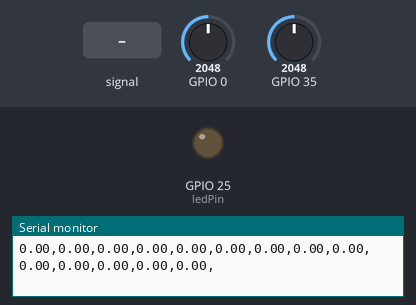
A sketch run on a simulated ESP32. Parts: output pins drawn as LEDs (lit = HIGH), the last lines printed to the serial monitor. Inputs (shaded band) come from the test bench; at power-on: GPIO 0 = 2048, GPIO 35 = 2048. Nothing arrives over Bluetooth unless stated.

Above: at 3.2 s.
3.3 s: GPIO 35 fed a 200 Hz sine of ±327 counts around its level
At 3.41 s:
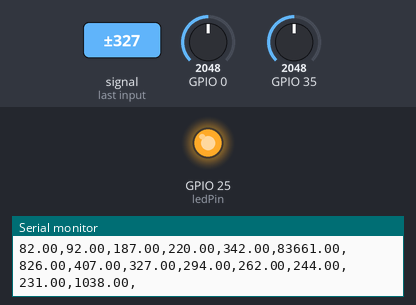
Timing chart, 0 to 6.3 s (numbered marks = the images above; inputs shaded):
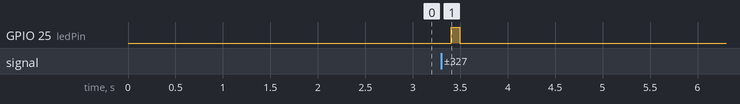

The sketch:

Arduino_FFT_ESP.ino
```cpp
#include <FastLED.h>
#define LEDtilewidth 4 // How much width each input controls
#define LEDtileheight 60 // how high each strip is
#define LEDtilehorz 7 // number of matrices arranged horizontally
#define LEDtilevert 1  // how many tiles stacked vertically
#define LEDstrips (LEDtilewidth*LEDtilehorz)
#define LEDper (LEDtileheight*LEDtilevert)
#define LEDtotal (LEDstrips*LEDper)
#include "EQ.h"
#include <BluetoothSerial.h>

BluetoothSerial Bluetooth;

CRGB leds[LEDtotal];
byte hue;

int loopval = 18;

void setup() {
  Serial.begin(250000);
  FastLED.setCorrection(TypicalSMD5050);
  FastLED.setBrightness(10);
  //FastLED.addLeds<7, WS2813, 19, GRB>(leds, LEDtilewidth * LEDtileheight);
  //FastLED.setMaxRefreshRate(180);
  FastLED.setMaxPowerInVoltsAndMilliamps(5, 2000);
  FastLED.clear();

  pinMode(ledPin, OUTPUT);
  EQsampletimer = round(1000000 * (1.0 / EQsamplefreq));
  Bluetooth.begin("Starshroud");
  delay(2000);
  Serial.println("0,1,2,3,4,5,6,7,8,9,10,11,12,13");
}

void loop() {
  /*
  Serial.print("analog 2: ");
  Serial.print(analogRead(2));
  Serial.print(", analog 4: ");
  Serial.print(analogRead(4));
  Serial.print(", analog 0: ");
  Serial.print(analogRead(0));
  Serial.print(", analog 35: ");
  Serial.print(analogRead(35));
  Serial.print(", analog 34: ");
  Serial.println(analogRead(34));
  */

  extern int loopval;
  //EVERY_N_SECONDS_I(shufloop, STATEshuffleinterval){
  EVERY_N_MILLIS_I(looper, loopval){
    EQget();
    EQstats();
    EQnoisegate();
    EQbeatDetection();
    EQbeatBuckets();
    EQbeatBlink();
    //EQprintone();
    EQprintall();
  }
  EVERY_N_SECONDS(2){
    //loopval++;
    looper.setPeriod(loopval);
  }

  //EVERY_N_MILLIS(8){
    quadplexor();
    //visualizer();
    //lightup();
  //}

  EVERY_N_MILLIS(500){
    random16_add_entropy(analogRead(0));
    //Serial.print("FPS: ");
    //Serial.println(LEDS.getFPS());
    //Serial.print(" Power: ");
    //Serial.println(calculate_unscaled_power_mW(leds, LEDtotal)/5/LEDbright);
  }
}

void quadplexor(){
  for(int i = 0; i < LEDtotal; i++){
    leds[i] = CRGB(0,0,0);
  }
  for(int band = 0; band < EQbins; band++){
    byte z = map(EQscaled[band], 0, LEDper, 0, LEDper/2);
    for(int leng = 0; leng < z; leng++){                // Display as 00 11 22 33 44 55 66 66 55 44 33 22 11 00  CHSV(hue+leng*5-s*7, 255, 255); EQscaled[band]
      leds[XY(LEDstrips/2 -1  -band,   LEDper/2    -2   -leng)] = CHSV(hue + band*5 + leng*5, 255, 255);  // Top left
      leds[XY(LEDstrips/2     +band,   LEDper/2    -2   -leng)] = CHSV(hue + band*5 + leng*5, 255, 255);    // Top right
      leds[XY(LEDstrips/2 -1  -band,   LEDper/2    -1   +leng)] = CHSV(hue + band*5 + leng*5, 255, 255);  // Bottom left
      leds[XY(LEDstrips/2     +band,   LEDper/2    -1   +leng)] = CHSV(hue + band*5 + leng*5, 255, 255);    // Bottom right
    }
    if(z > 0){ //peaks
      leds[XY(LEDstrips/2 -1  -band,   LEDper/2    -1   -z )] = CHSV(255, 0, 255);  // Top left
      leds[XY(LEDstrips/2     +band,   LEDper/2    -1   -z )] = CHSV(255, 0, 255);    // Top right
      leds[XY(LEDstrips/2 -1  -band,   LEDper/2    -2   +z )] = CHSV(255, 0, 255);  // Bottom left
      leds[XY(LEDstrips/2     +band,   LEDper/2    -2   +z )] = CHSV(255, 0, 255);    // Bottom right
    }
  }
  hue++;
  FastLED.show();
}

void visualizer(){
  //FastLED.clear();
  for(int i = 0; i < LEDtotal; i++){
    leds[i] = CRGB(0,0,0);
  }
  for(int band = 0; band < EQbins; band++){
    for(int leng = 0; leng < EQscaled[band]; leng++){                // Display as 00 11 22 33 44 55 66 66 55 44 33 22 11 00  CHSV(hue+leng*5-s*7, 255, 255); EQscaled[band]
      leds[XY(LEDstrips/2+band, leng)] = CHSV(hue+leng*5, 255, 255);
      leds[XY(LEDstrips/2-1-band, leng)] = CHSV(hue+leng*5, 255, 255);
    }
  }
  hue++;
  FastLED.show();
}

void lightup(){
  FastLED.clear();
  for (int x = 0; x < LEDstrips; x++){
    for(int y = 0; y < LEDper; y++){
      leds[XY(x,y)] = CHSV(hue+y*80, 255, 255);
    }
  }
  hue++;
  FastLED.show();
}
```

Source omitted: EQ.h (17690 bytes)

Measured:
- after the input at 3.3 s, GPIO 25 (ledPin): LOW → HIGH after 0.10 s, → LOW 0.09 s later
